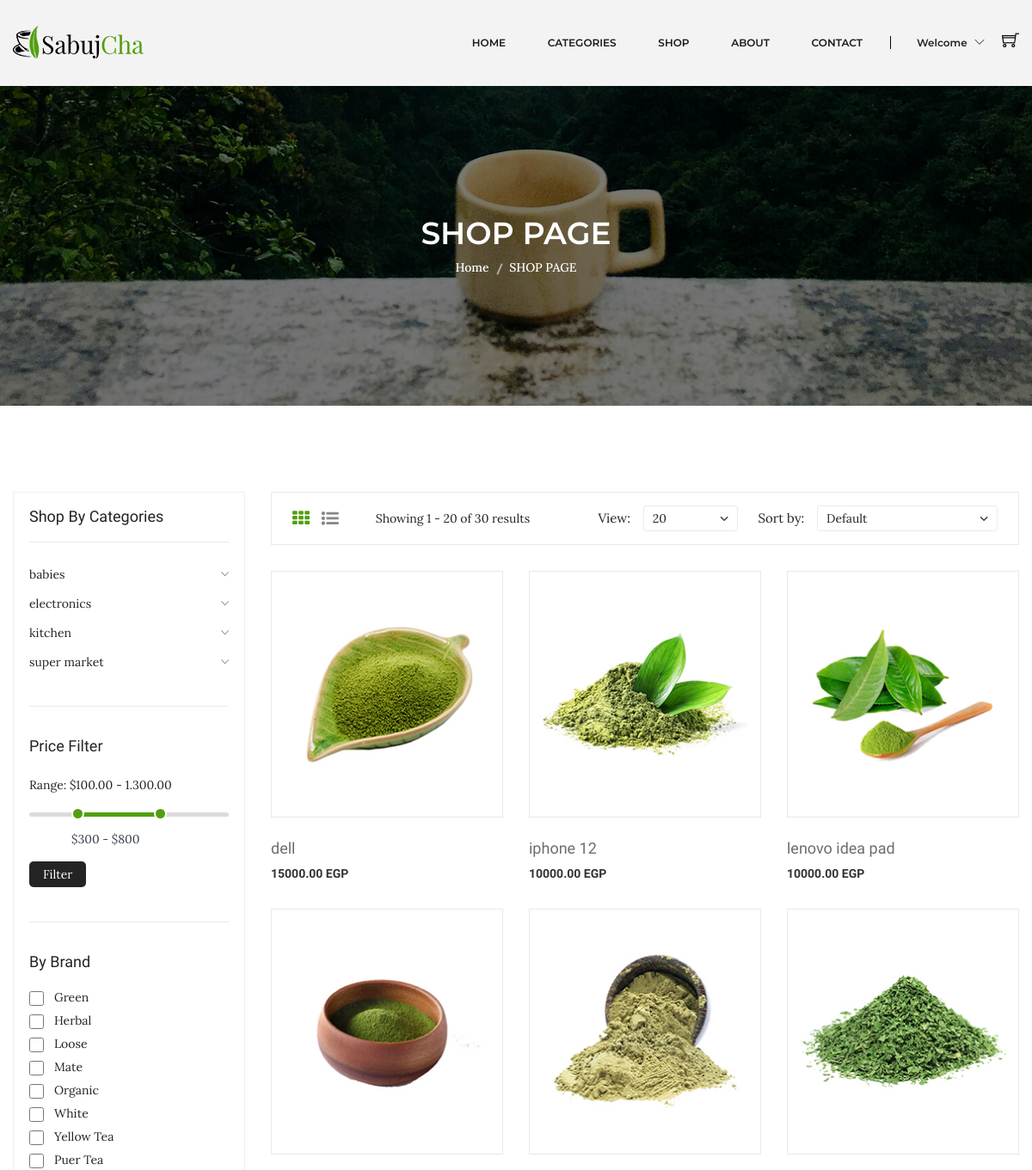
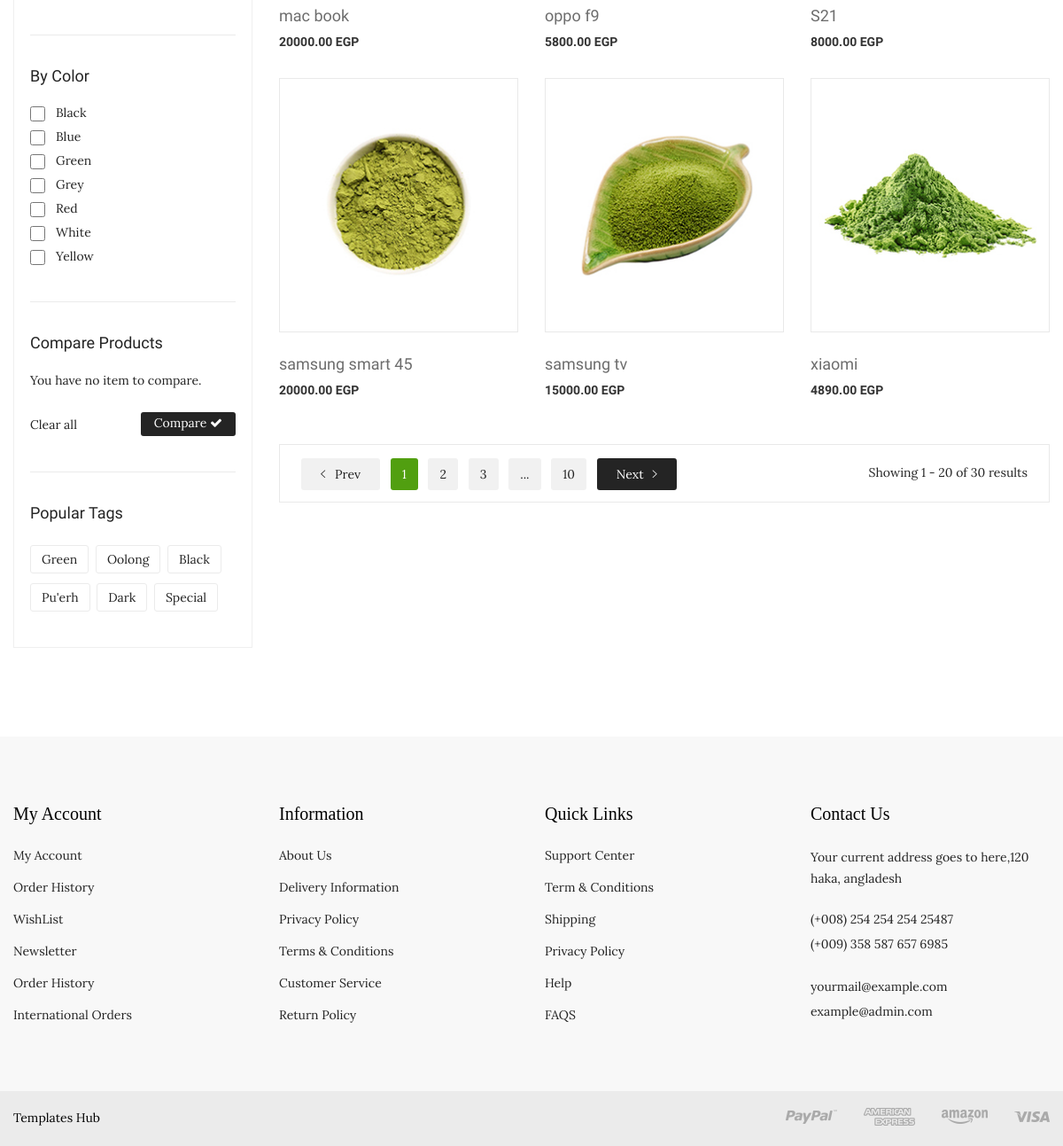
Screenshot of /Views/shop.php with the database file from the repository (2 pictures, top to bottom).
### tables this page shows
CREATE TABLE `products` (
  `id` int(10) UNSIGNED NOT NULL,
  `name_en` varchar(255) NOT NULL,
  `name_ar` varchar(255) NOT NULL,
  `price` decimal(10,2) NOT NULL,
  `quantity` int(5) UNSIGNED NOT NULL,
  `status` tinyint(4) NOT NULL DEFAULT 1 COMMENT '1 is active\r\n0 is not active',
  `image` varchar(100) NOT NULL DEFAULT 'default.jpg',
  `details_ar` text DEFAULT NULL,
  `details_en` text DEFAULT NULL,
  `code` varchar(20) NOT NULL,
  `brand_id` int(10) UNSIGNED DEFAULT NULL,
  `subcategory_id` int(10) UNSIGNED NOT NULL,
  `created_at` timestamp NOT NULL DEFAULT current_timestamp(),
  `updated_ayt` timestamp NOT NULL DEFAULT current_timestamp() ON UPDATE current_timestamp()
);

CREATE TABLE `categories` (
  `id` int(10) UNSIGNED NOT NULL,
  `name_en` varchar(255) NOT NULL,
  `name_ar` varchar(255) NOT NULL,
  `status` tinyint(1) NOT NULL DEFAULT 1,
  `photo` varchar(255) NOT NULL,
  `created_at` timestamp NOT NULL DEFAULT current_timestamp(),
  `updated_at` timestamp NOT NULL DEFAULT current_timestamp() ON UPDATE current_timestamp()
);

### Database/database.php (called while the page is built, shortened)
<?php
class database{
  private $host='localhost';
  private $username = 'root';
  private $password = '';
  private $dbName ='e-commerce';
  private $con='';
  public function __construct()
  {
    $this->con = new mysqli($this->host,$this->username,$this->password,$this->dbName);
  }
  public function runDQL($query){
    $result = $this->con->query($query);
    if($result->num_rows > 0){
      return $result;
    }else{
      return [];
    }
  }
}

### Models/Product.php (called while the page is built, shortened)
<?php
include_once "../Database/database.php";
class Product extends database
{
    public function selectData()
    {
        $query  = "SELECT `products`.`id`,`products`.`name_en`,`products`.`image`,`products`.`price`,`products`.`details_en` FROM `products` ORDER BY `products`.`name_en`";
        return $this->runDQL($query);
    }
}

### Models/Category.php (called while the page is built, shortened)
<?php
include_once "../Database/database.php";
class Category extends database
{
    public function selectData()
    {
        $query = "SELECT `categories`.`id`,`categories`.`name_en` FROM `categories` ORDER BY `categories`.`name_en` LIMIT 6";
        return $this->runDQL($query);
    }
}

### Views/shop.php (the view, shortened to what this page needs)
<?php
include_once "layouts/header.php";
include_once "layouts/nav.php";
include_once __DIR__ . "/../models/Product.php";
include_once __DIR__ . "/../models/Category.php";
$categoryObject = new Category;
$selectCategoriesDataResult = $categoryObject->selectData();
$subcategoryObject = new Subcategory;
$productObject = new Product;
if ($_GET) {
    if (isset($_GET['subcategory'])) {
        if (is_numeric($_GET['subcategory'])) {
            $subcategoryObject->setId($_GET['subcategory']);
            $FindsubcategoryReuslt = $subcategoryObject->Findsubcategory();
            if ($FindsubcategoryReuslt) {
                $productObject->setSubCategory_id($_GET['subcategory']);
                $selectDataResult = $productObject->getProductsBySub();
            } else {
                header('location:errors/404.php');
            }
        } else {
            header('location:errors/404.php');
        }
    } else {
        header('location:errors/404.php');
    }
} else {
    $selectDataResult = $productObject->selectData();
}
?>
<div class="breadcrumb-area bg-image-3 ptb-150">
    <div class="container">
        <div class="breadcrumb-content text-center">
            <h3>SHOP PAGE</h3>
            <ul>
                <li><a href="index.php">Home</a></li>
                <li class="active">SHOP PAGE</li>
            </ul>
        </div>
    </div>
</div>
<div class="shop-page-area ptb-100">
    <div class="container">
        <div class="row flex-row-reverse">
            <div class="col-lg-9">
                <div class="shop-topbar-wrapper">
                    <div class="shop-topbar-left">
                        <ul class="view-mode">
                            <li class="active"><a href="#product-grid" data-view="product-grid"><i class="fa fa-th"></i></a></li>
                            <li><a href="#product-list" data-view="product-list"><i class="fa fa-list-ul"></i></a></li>
                        </ul>
                        <p>Showing 1 - 20 of 30 results </p>
                    </div>
                    <div class="product-sorting-wrapper">
                        <div class="product-shorting shorting-style">
                            <label>View:</label>
                            <select>
                                <option value=""> 20</option>
                            </select>
                        </div>
                        <div class="product-show shorting-style">
                            <label>Sort by:</label>
                            <select>
                                <option value="">Default</option>
                            </select>
                        </div>
                    </div>
                </div>
                <div class="grid-list-product-wrapper">
                    <div class="product-grid product-view pb-20">
                        <div class="row">
                            <?php
                            if ($selectDataResult) {
                                $products = $selectDataResult->fetch_all(MYSQLI_ASSOC);
                                foreach ($products as $index => $product) { ?>
                                    <div class="product-width col-xl-4 col-lg-4 col-md-4 col-sm-6 col-12 mb-30">
                                        <div class="product-wrapper">
                                            <div class="product-img">
                                                <a href="product-details.php?id=<?= $product['id'] ?>">
                                                    <img alt="" src="../assets/img/product/<?php echo $product['image']; ?>">
                                                </a>
                                                <div class="product-action">
                                                </div>
                                            </div>
                                            <div class="product-content text-left">
                                                <div class="product-hover-style">
                                                    <div class="product-title">
                                                        <h4>
                                                            <a href="product-details.php?id=<?= $product['id'] ?>"><?= $product['name_en'] ?></a>
                                                        </h4>
                                                    </div>
                                                </div>
                                                <div class="product-price-wrapper">
                                                    <span><?= $product['price'] ?> EGP</span>
                                                </div>
                                            </div>
                                        </div>
                                    </div>
                            <?php }
                            } else {
                                echo "<div class='alert alert-warning'>No Products </div>";
                            } ?>
                        </div>
                    </div>
                    <div class="pagination-total-pages">
                        <div class="pagination-style">
                            <ul>
                                <li><a class="prev-next prev" href="#"><i class="ion-ios-arrow-left"></i> Prev</a></li>
                                <li><a class="active" href="#">1</a></li>
                                <li><a href="#">2</a></li>
                                <li><a href="#">3</a></li>
                                <li><a href="#">...</a></li>
                                <li><a href="#">10</a></li>
                                <li><a class="prev-next next" href="#">Next<i class="ion-ios-arrow-right"></i> </a></li>
                            </ul>
                        </div>
                        <div class="total-pages">
                            <p>Showing 1 - 20 of 30 results </p>
                        </div>
                    </div>
                </div>
            </div>
            <div class="col-lg-3">
                <div class="shop-sidebar-wrapper gray-bg-7 shop-sidebar-mrg">
                    <div class="shop-widget">
                        <h4 class="shop-sidebar-title">Shop By Categories</h4>
                        <div class="shop-catigory">
                            <ul id="faq">
                                <?php
                                if ($selectCategoriesDataResult) {
                                    $categories = $selectCategoriesDataResult->fetch_all(MYSQLI_ASSOC);
                                    foreach ($categories as $index => $category) { ?>
                                        <li> <a data-toggle="collapse" data-parent="#faq" href="#shop-catigory-<?= $category['id'] ?>"><?= $category['name_en'] ?><i class="ion-ios-arrow-down"></i></a>
                                        </li>
                                    <?php }
                                } else { ?>
                                    <li class="mega-menu-title">No Categories Yet</li>
                                <?php  } ?>
                            </ul>
                        </div>
                    </div>
                    <div class="shop-price-filter mt-40 shop-sidebar-border pt-35">
                        <h4 class="shop-sidebar-title">Price Filter</h4>
                        <div class="price_filter mt-25">
                            <span>Range: $100.00 - 1.300.00 </span>
                            <div id="slider-range"></div>
                            <div class="price_slider_amount">
                                <div class="label-input">
                                    <input type="text" id="amount" name="price" placeholder="Add Your Price" />
                                </div>
                                <button type="button">Filter</button>
                            </div>
                        </div>
                    </div>
                    <div class="shop-widget mt-40 shop-sidebar-border pt-35">
                        <h4 class="shop-sidebar-title">By Brand</h4>
                        <div class="sidebar-list-style mt-20">
                            <ul>
                                <li><input type="checkbox"><a href="#">Green </a>
                                <li><input type="checkbox"><a href="#">Herbal </a></li>
                                <li><input type="checkbox"><a href="#">Loose </a></li>
                                <li><input type="checkbox"><a href="#">Mate </a></li>
                                <li><input type="checkbox"><a href="#">Organic </a></li>
                                <li><input type="checkbox"><a href="#">White </a></li>
                                <li><input type="checkbox"><a href="#">Yellow Tea </a></li>
                                <li><input type="checkbox"><a href="#">Puer Tea </a></li>
                            </ul>
                        </div>
                    </div>
                    <div class="shop-widget mt-40 shop-sidebar-border pt-35">
                        <h4 class="shop-sidebar-title">By Color</h4>
                        <div class="sidebar-list-style mt-20">
                            <ul>
                                <li><input type="checkbox"><a href="#">Black </a></li>
                                <li><input type="checkbox"><a href="#">Blue </a></li>
                                <li><input type="checkbox"><a href="#">Green </a></li>
                                <li><input type="checkbox"><a href="#">Grey </a></li>
                                <li><input type="checkbox"><a href="#">Red</a></li>
                                <li><input type="checkbox"><a href="#">White </a></li>
                                <li><input type="checkbox"><a href="#">Yellow </a></li>
                            </ul>
                        </div>
                    </div>
                    <div class="shop-widget mt-40 shop-sidebar-border pt-35">
                        <h4 class="shop-sidebar-title">Compare Products</h4>
                        <div class="compare-product">
                            <p>You have no item to compare. </p>
                            <div class="compare-product-btn">
                                <span>Clear all </span>
                                <a href="#">Compare <i class="fa fa-check"></i></a>
                            </div>
                        </div>
                    </div>
                    <div class="shop-widget mt-40 shop-sidebar-border pt-35">
                        <h4 class="shop-sidebar-title">Popular Tags</h4>
                        <div class="shop-tags mt-25">
                            <ul>
                                <li><a href="#">Green</a></li>
                                <li><a href="#">Oolong</a></li>
                                <li><a href="#">Black</a></li>
                                <li><a href="#">Pu'erh</a></li>
                                <li><a href="#">Dark </a></li>
                                <li><a href="#">Special</a></li>
                            </ul>
                        </div>
                    </div>
                </div>
            </div>
        </div>
    </div>
</div>
<?php include_once "layouts/footer.php"; ?>

### rows the page displays
products: image (picture), name_en "dell", price "15000.00"
products: image (picture), name_en "iphone 12", price "10000.00"
products: image (picture), name_en "lenovo idea pad", price "10000.00"
products: image (picture), name_en "mac book", price "20000.00"
products: image (picture), name_en "oppo f9", price "5800.00"
products: image (picture), name_en "S21", price "8000.00"
products: image (picture), name_en "samsung smart 45", price "20000.00"
products: image (picture), name_en "samsung tv", price "15000.00"
products: image (picture), name_en "xiaomi", price "4890.00"
categories: name_en "babies"
categories: name_en "electronics"
categories: name_en "kitchen"
categories: name_en "super market"
